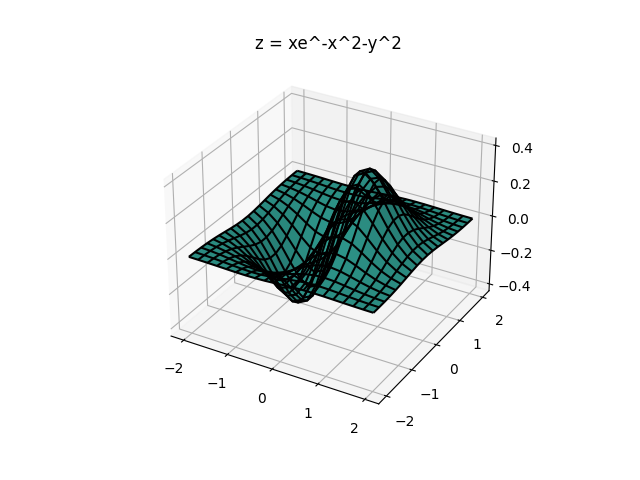

Write Python code to recreate this figure.
from mpl_toolkits import mplot3d
import numpy as np
import matplotlib.pyplot as plt

x = np.linspace(-2, 2, 20)
y = np.linspace(-2, 2, 20)

X, Y = np.meshgrid(x, y)
Z = X*np.exp(-X**2-Y**2)

ax = plt.axes(projection='3d')
ax.plot_surface(X, Y, Z, color = '#38B7A9', linewidth = 2)
ax.plot_wireframe(X, Y, Z, color='black')
ax.set_title('z = xe^-x^2-y^2')
plt.savefig('superficie2.png')